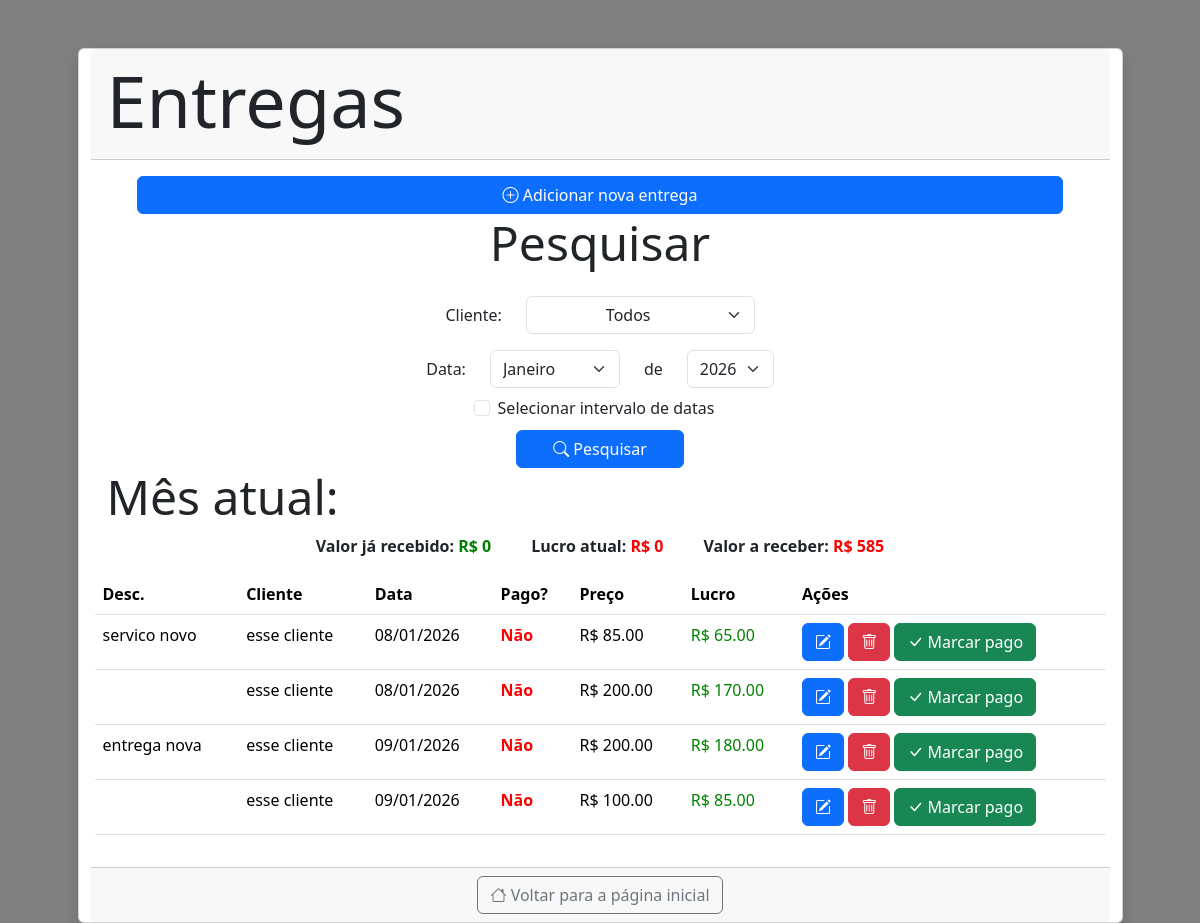
The page /entregas on the database its author committed.
### tables this page shows
CREATE TABLE `entregas` (
  `idcliente` int(11) NOT NULL,
  `dataentrega` date DEFAULT NULL,
  `pago` tinyint(1) NOT NULL,
  `datapagamento` date DEFAULT NULL,
  `id` int(11) NOT NULL,
  `lucrototal` decimal(10,2) DEFAULT NULL,
  `descricao` varchar(255) DEFAULT NULL,
  `precototal` decimal(10,2) DEFAULT NULL
);

CREATE TABLE `clientes` (
  `id` int(11) NOT NULL,
  `nome` varchar(100) NOT NULL
);

### view/listaentregas.php (the view, shortened to what the rows shown need)
<!DOCTYPE html>
<html lang="pt-BR">
<head>
    <link rel="stylesheet" href="https://cdn.jsdelivr.net/npm/bootstrap-icons@1.13.1/font/bootstrap-icons.min.css">
    <link rel="stylesheet" href="/assets/bootstrap-5.3.6-dist/css/bootstrap.min.css">
    <link rel="stylesheet" href="/assets/css/dselect.scss">
</head>
<body>
    <div class="container">
        <div class="row justify-content-center">
            <div class="card col-11 rounded shadow mt-5">
                <div class="card-header">
                    <h1 class="display-2">Entregas</h1>
                </div>
                <div class="card-body">
                    <div class="row justify-content-center">
                        <a href="/cadastrar-entrega" class="btn btn-primary col-11"><i class="bi bi-plus-circle"></i> Adicionar nova entrega</a>
                    </div>
                    <div class="row text-center">
                        <h1 class="display-5">Pesquisar</h1>
                    </div>
                    <div class="row mt-3">
                        <form action="" method="get" id="formMeses">
                            <div class="row align-items-center justify-content-center">
                                <div class="col-auto">
                                    <span>Cliente:</span>
                                </div>
                                <div class="col-3">
                                    <select name="cliente" id="cliente" class="form-select">
                                        <option value="0">Todos</option>
                                    </select>
                                </div>
                            </div>
                            <div class="row align-items-center justify-content-center mt-3">
                                <div class="col-auto">
                                    <span>Data:</span>
                                </div>
                                <div class="col-auto mes">
                                    <select name="mes" id="mes" class="form-select" style="display: inline">
                                        <?php
                                        $anoAtual = date('Y');
                                        $meses = ["Janeiro", "Fevereiro", "Março", "Abril", "Maio", "Junho", "Julho", "Agosto", "Setembro", "Outubro", "Novembro", "Dezembro"];
                                        $anos = [];
                                        for ($i = $anoAtual; $i >= 2025; $i--) {
                                            $anos[] += $i;
                                        }
                                        $i = 1;
                                        foreach ($meses as $mes):
                                        ?>
                                            <option value='<?= $i ?>' <?php if (isset($_GET["mes"]) && $_GET["mes"] == $i) echo 'selected' ?>><?= $mes ?></option>
                                            <?php $i++; ?>
                                        <?php endforeach; ?>
                                    </select>
                                </div>
                                <div class="col-auto mes">
                                    <span>de</span>
                                </div>
                                <div class="col-auto mes">
                                    <select name="ano" id="ano" class="form-select">
                                        <?php foreach ($anos as $ano): ?>
                                            <option value="<?= $ano ?>" <?php if (isset($_GET["ano"]) && $_GET["ano"] == $ano) echo 'selected' ?>><?= $ano ?></option>
                                        <?php endforeach; ?>
                                    </select>
                                </div>
                            </div>
                            <div class="row">
                                <div class="form-check d-flex justify-content-center mt-2">
                                    <input type="checkbox" id="checkIntervalo" class="form-check-input me-2">
                                    <label for="checkIntervalo" class="form-check-label">Selecionar intervalo de datas</label>
                                </div>
                            </div>
                            <div class="row justify-content-center mt-2">
                                <button type="submit" class="btn btn-primary col-2"><i class="bi bi-search"></i> Pesquisar</button>
                            </div>
                        </form>
                    </div>
                    <?php if (!empty($listaEntregas)): ?>
                        <?php if ((isset($_GET["mes"]) && isset($_GET["ano"]) || (isset($_GET["dataInicio"]) && isset($_GET["dataFinal"])))): ?>
                            <h1 class="display-5">Resultado da pesquisa:</h1>
                        <?php else: ?>
                            <h1 class="display-5">Mês atual:</h1>
                        <?php endif; ?>
                        <div class="d-flex justify-content-center">
                            <span class="fw-bold label-valores">Valor já recebido: <span style="color: green"><?= 'R$ ' . $valorRecebido ?></span></span>
                            <span class="fw-bold label-valores">Lucro atual: <span style="color: <?= $lucroTotal > 0 ? 'green' : 'red' ?>"><?= 'R$ ' . $lucroTotal ?></span></span>
                            <span class="fw-bold label-valores">Valor a receber: <span style="color: red"><?= 'R$ ' . $valorAReceber ?></span></span>
                        </div>
                        <div class="row justify-content-center">
                            <table class="table mt-3">
                                <thead>
                                    <th scope="col">Desc.</th>
                                    <th scope="col">Cliente</th>
                                    <th scope="col">Data</th>
                                    <th scope="col">Pago?</th>
                                    <th scole="col">Preço</th>
                                    <th scope="col">Lucro</th>
                                    <th scope="col">Ações</th>
                                </thead>
                                <tbody>
                                    <?php if (isset($listaEntregas)): ?>
                                        <?php foreach ($listaEntregas as $entrega): ?>
                                            <tr>
                                                <td class="td-texto"><?= $entrega->getDescricao() ?></td>
                                                <?php $pago = $entrega->getPago(); ?>
                                                <td class="td-texto"><?= $clienteDAO->getPorId($entrega->getIdCliente())->getNome() ?></td>
                                                <td><?= DateTime::createFromFormat('Y-m-d', $entrega->getDataEntrega())->format('d/m/Y') ?></td>
                                                <td style="color: <?= $pago ? "green" : "red" ?>; font-weight: bold"><?= $pago ? "Sim" : "Não" ?></td>
                                                <td><?= 'R$ ' . $entrega->getPrecoTotal() ?></td>
                                                <?php $lucroTotal = $entrega->getLucroTotal(); ?>
                                                <td style="color: <?php
                                                                    if ($lucroTotal > 0) {
                                                                        echo "green";
                                                                    } else if ($lucroTotal < 0) {
                                                                        echo "red";
                                                                    } else {
                                                                        echo "black";
                                                                    }
                                                                    ?>">
                                                    <?php
                                                    if ($lucroTotal) echo "R$ " . $lucroTotal ?>
                                                </td>
                                                <td>
                                                    <a href="entregas/<?= $entrega->getId() ?>" class="btn btn-primary"><i class="bi bi-pencil-square"></i></a>
                                                    <form action="entregas/<?= $entrega->getId() ?>" method="post">
                                                        <button type="submit" class="btn btn-danger"><i class="bi bi-trash"></i></button>
                                                    </form>
                                                    <form action="entregas/<?= $entrega->getId() ?>/pago" method="post">
                                                        <?php if (!$entrega->getPago()): ?>
                                                            <button type="submit" class="btn btn-success"><i class="bi bi-check-lg"></i> Marcar pago</button>
                                                        <?php else: ?>
                                                            <button type="submit" class="btn btn-danger"><i class="bi bi-x-lg"></i> Marcar não pago</button>
                                                        <?php endif; ?>
                                                    </form>
                                                </td>
                                            </tr>
                                        <?php endforeach; ?>
                                    <?php endif; ?>
                                </tbody>
                            </table>
                        </div>
                    <?php endif; ?>
                </div>
                <div class="card-footer text-center">
                    <a href="/" class="btn btn-outline-secondary"><i class="bi bi-house"></i> Voltar para a página inicial</a>
                </div>
            </div>
        </div>
    </div>
</body>
</html>

### router.php (shortened to what the rows shown need)
<?php
class Router
{
    private $get = [];
    public function get($path, $handler)
    {
        $this->get[$path] = $handler;
    }
    public function dispatch($path, $method)
    {
        $routes = [];
        switch ($method) {
            case "GET":
                $routes = $this->get;
                break;
        }
        foreach ($routes as $route => $handler) {
            $pattern = preg_replace("#\{\w+\}#", "([^\/]+)", $route);
            if (preg_match("#^$pattern$#", $path, $matches)) {
                if (count($matches) > 1) {
                    $handler($matches[1]);
                }else{
                    $handler();
                }
                return;
            }
        }
    }
}

### rows shown on the page
entregas: descricao "servico novo", idcliente.nome "esse cliente", dataentrega "08/01/2026", pago "Não", precototal "85.00", lucrototal "65.00"
entregas: idcliente.nome "esse cliente", dataentrega "08/01/2026", pago "Não", precototal "200.00", lucrototal "170.00"
entregas: descricao "entrega nova", idcliente.nome "esse cliente", dataentrega "09/01/2026", pago "Não", precototal "200.00", lucrototal "180.00"
entregas: idcliente.nome "esse cliente", dataentrega "09/01/2026", pago "Não", precototal "100.00", lucrototal "85.00"

### other values the page prints
$valorAReceber "585"
form field mes "Janeiro"
form field ano "2026"
